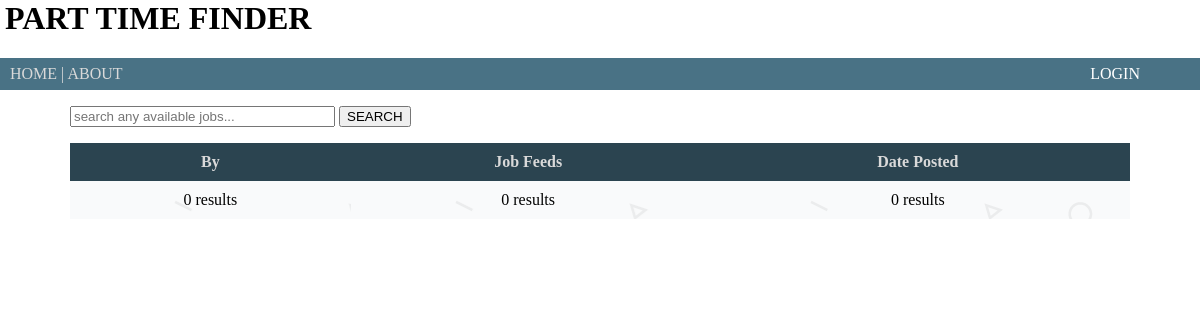
/, run on an earlier commit of the app's database.
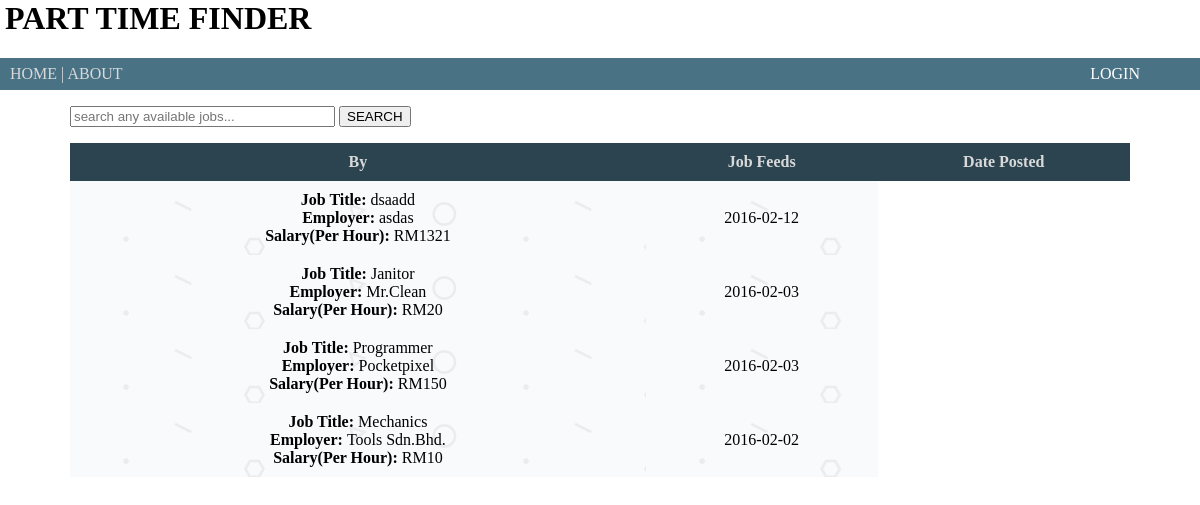
And on a later commit of the database.
### tables this page shows
CREATE TABLE `posts` (
  `work` varchar(50) DEFAULT NULL,
  `employer` varchar(50) DEFAULT NULL,
  `salary` int(11) DEFAULT NULL,
  `location` varchar(2000) DEFAULT NULL,
  `scope` varchar(2000) DEFAULT NULL,
  `addinfo` varchar(2000) DEFAULT NULL,
  `jobcat` varchar(100) DEFAULT NULL,
  `loccat` varchar(100) DEFAULT NULL,
  `date_posted` date DEFAULT NULL,
  `id` int(11) NOT NULL AUTO_INCREMENT,
  PRIMARY KEY (`id`)
);

### index.php (the view, shortened to what this page needs)
<?php
    include 'dbcon.php';
    if(isset($_SESSION['user'])){
        $sql1 = "SELECT type FROM user WHERE username = '$_SESSION[user]' ";
        $results1 = mysqli_query($conn, $sql1);
        if(mysqli_num_rows($results1) > 0){
            while($userinfo1 = mysqli_fetch_array($results1)){
                $type = $userinfo1['type'];
                if($type == "employer"){
                    $myads = "|<a class='mainlink' href='index1.php'> MY ADS </a>|";
                    $create = "<a class='mainlink' href='create-post.php'> CREATE NEW POST </a>|";
                }else{
                    $myads = "|<a class='mainlink' href='#'> STATUS </a>|";
                    $create = "";
                }
            }
        }
        $userlink = "<a class='username' href='#'>".$_SESSION['user']." </a>".$myads.$create."<a class='loglink' href='logout.php'> LOGOUT </a>";
    }else{
        $userlink = "<a class='loglink' href='userlogin.php'> LOGIN </a>";
    }
    $sql = "SELECT * FROM posts WHERE work LIKE '%".$_POST['search']."%' OR employer LIKE '%".$_POST['search']."%' ORDER BY date_posted DESC";
    $results= mysqli_query($conn, $sql);
?>
<html>
    <head>
        <link rel="stylesheet" type="text/css" href="main.css">
    </head>
    <body>
        <div class="tophead">
            <header>
                <div>
                    <h1>PART TIME FINDER </h1>
                </div>
            </header>
            <nav>
                <a class="mainlink" href="index.php"> HOME </a>|
                <a class="mainlink" href="#"> ABOUT </a>
               <div class="userlink"><?php echo $userlink; ?></div>
            </nav>
        </div>
        <div class="middlebody">
            <p>
                <div class="searchalign">
                    <form action="index.php" method="post">
                        <input type="text" name="search" size="30" placeholder="search any available jobs...">
                        <input type="submit" name="submit" value="SEARCH">
                    </form>
                </div>
            </p>
            <p>
                <table class="maintable" border="0" width="100%">
                    <thead>
                        <tr>
                            <th class="mainth">By</th>
                            <th class="mainth">Job Feeds</th>
                            <th class="mainth">Date Posted</th>
                        </tr>
                    </thead>
                    <tbody>
                        <?php
                        if(mysqli_num_rows($results) > 0){
    		                    while($postinfo=mysqli_fetch_array($results)){
                                    echo "<tr>";
    		                        echo "<td class='maintd'>"."<a class=\"postlink\" href=\"viewpost.php?post_id=".$postinfo['post_id']."\">"."<b>Job Title: </b>".$postinfo['work']."<br>"."<b>Employer: </b>".$postinfo['employer']."<br>"."<b>Salary(Per Hour): </b>"."RM".$postinfo['salary']."</a>"."</td>";
    		                        echo "<td class='maintd'>".$postinfo['date_posted']."</td>";
    		                        echo "</tr>";
    		                    }
    	                }else{
    	                    echo "<tr>";
	                        echo "<td class='maintd'>"."0 results"."</td>";
	                        echo "<td class='maintd'>"."0 results"."</td>";
	                        echo "<td class='maintd'>"."0 results"."</td>";
	                        echo "</tr>";
    	                }
                        ?>
                    </tbody>
                </table>
            </p>
        </div>
    </body>
</html>

What changed in the data, as far as the page shows it:
added posts: work "dsaadd", employer "asdas", salary "1321", date_posted "2016-02-12"
added posts: work "Janitor", employer "Mr.Clean", salary "20", date_posted "2016-02-03"
added posts: work "Programmer", employer "Pocketpixel", salary "150", date_posted "2016-02-03"
added posts: work "Mechanics", employer "Tools Sdn.Bhd.", salary "10", date_posted "2016-02-02"
Also different on the page:
text no longer shown: "0 results 0 results 0 results"
